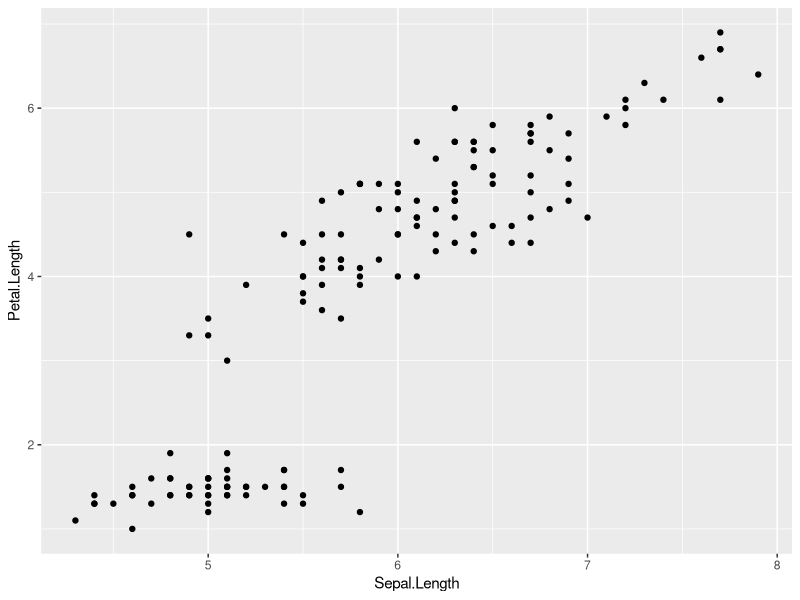
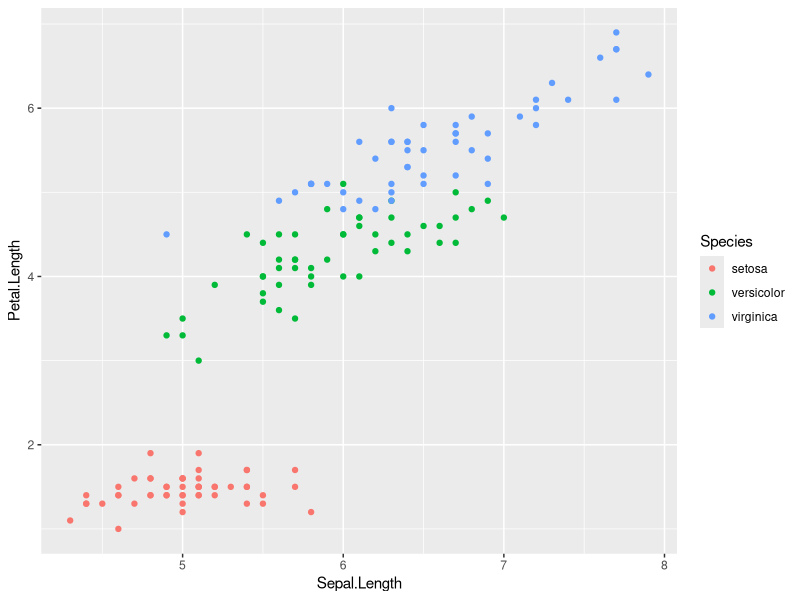
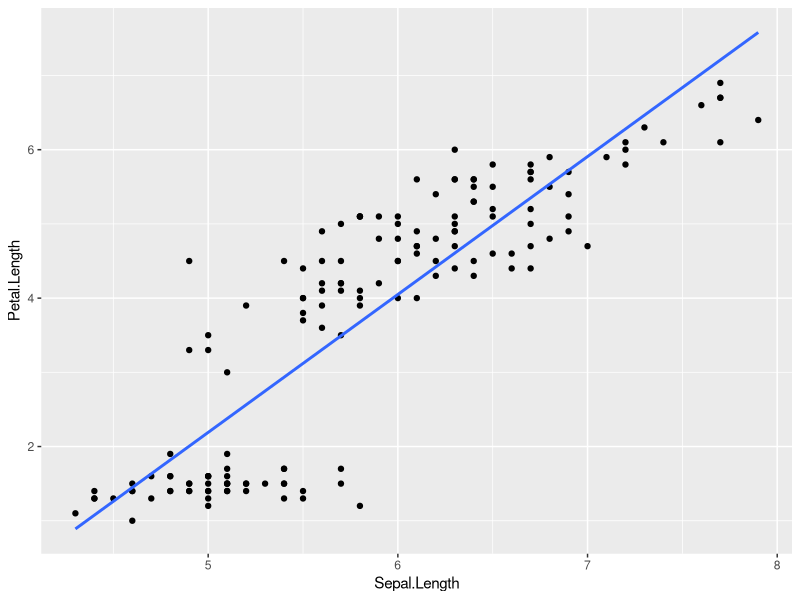
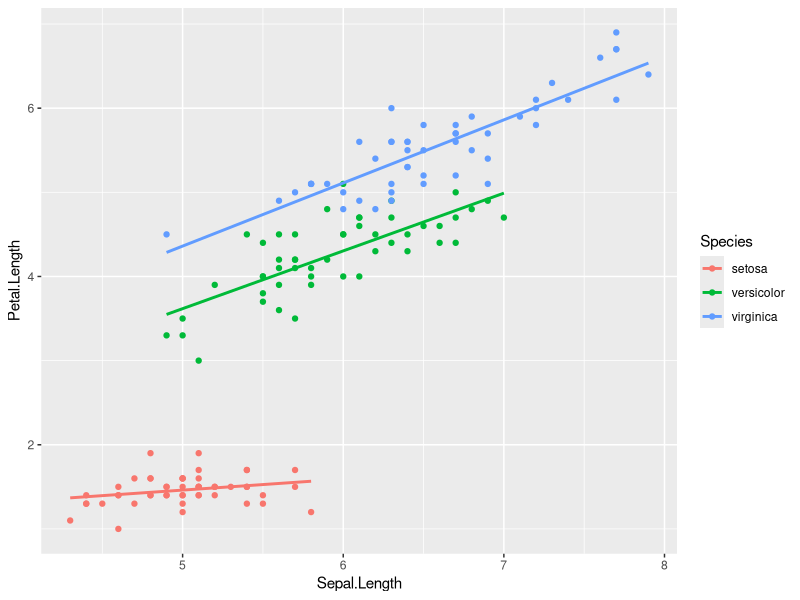

The R source for these figures, in order:
## ---- chunk 1
library(ggplot2)
## ---- chunk 2
head(iris)
## ---- chunk 3
ggplot(iris, aes(x = Sepal.Length, y = Petal.Length)) +
  geom_point()
## ---- chunk 4
ggplot(iris, aes(x = Sepal.Length, y = Petal.Length)) +
  geom_point(aes(color = Species))
## ---- chunk 5
ggplot(iris, aes(x = Sepal.Length, y = Petal.Length)) +
  geom_point() + 
  geom_smooth(method = 'lm', se = F)
## ---- chunk 6
ggplot(iris, aes(x = Sepal.Length, y = Petal.Length, color = Species)) +
  geom_point() + 
  geom_smooth(method = 'lm', se = F)
